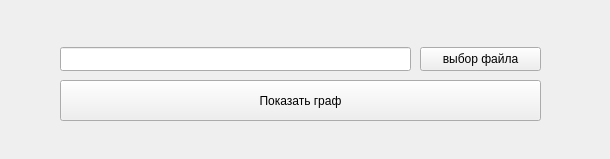
<?xml version="1.0" encoding="UTF-8"?>
<ui version="4.0">
 <class>Interface</class>
 <widget class="QWidget" name="Interface">
  <property name="geometry">
   <rect>
    <x>0</x>
    <y>0</y>
    <width>610</width>
    <height>159</height>
   </rect>
  </property>
  <property name="windowTitle">
   <string>Interface</string>
  </property>
  <widget class="QLineEdit" name="lineEdit_path">
   <property name="geometry">
    <rect>
     <x>60</x>
     <y>47</y>
     <width>351</width>
     <height>24</height>
    </rect>
   </property>
  </widget>
  <widget class="QPushButton" name="pushButton_file">
   <property name="geometry">
    <rect>
     <x>420</x>
     <y>47</y>
     <width>121</width>
     <height>24</height>
    </rect>
   </property>
   <property name="text">
    <string>выбор файла</string>
   </property>
  </widget>
  <widget class="QPushButton" name="pushButton_view">
   <property name="geometry">
    <rect>
     <x>60</x>
     <y>80</y>
     <width>481</width>
     <height>41</height>
    </rect>
   </property>
   <property name="text">
    <string>Показать граф</string>
   </property>
  </widget>
 </widget>
 <resources/>
 <connections/>
</ui>
